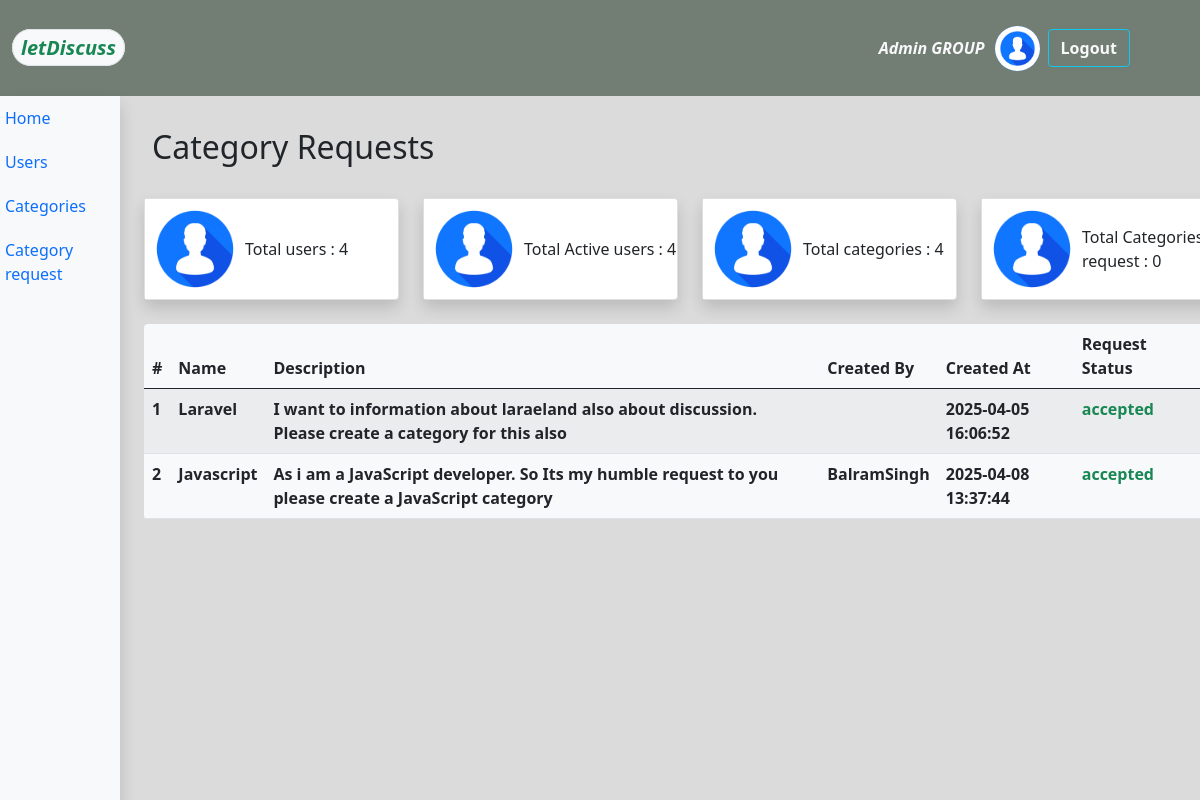
The page /admin/cat_req.php (signed in) on the database its author committed.
### tables this page shows
CREATE TABLE `category_requests` (
  `request_id` int(10) NOT NULL,
  `req_categ_name` varchar(255) NOT NULL,
  `req_categ_description` varchar(255) DEFAULT NULL,
  `req_user_id` int(10) DEFAULT NULL,
  `created_at` datetime NOT NULL DEFAULT current_timestamp(),
  `updated_at` datetime DEFAULT NULL,
  `req_status` tinyint(2) NOT NULL DEFAULT 0 COMMENT '0:pending, 1:accept, 2:reject'
);

CREATE TABLE `users` (
  `id` int(10) NOT NULL,
  `user_email` varchar(50) NOT NULL,
  `username` varchar(25) NOT NULL,
  `password` varchar(255) NOT NULL,
  `created_at` datetime NOT NULL DEFAULT current_timestamp(),
  `updated_at` datetime DEFAULT NULL,
  `is_deleted` tinyint(2) NOT NULL DEFAULT 0 COMMENT '0:not deleted, 1 deleted',
  `account_status` tinyint(2) NOT NULL DEFAULT 0 COMMENT '0:actie, 1 :inactive',
  `account_type` int(11) NOT NULL DEFAULT 0
);

### admin/cat_req.php (the view, shortened to what this page needs)
<?php include 'partials/_header.php' ?>
<?php include 'partials/_navBar.php' ?>
<?php include 'partials/_leftNav.php' ?>
<?php
    include '../partial/_dbconnection.php';
    if ($_SESSION['loggedin'] == true) {
    $resultUser =mysqli_query($conn, 'SELECT * FROM users');
    $resultUserCount = mysqli_num_rows($resultUser);
    $resultUserActive =mysqli_query($conn, 'SELECT * FROM users WHERE is_deleted = 0');
    $resultUserActiveCount = mysqli_num_rows($resultUserActive);
    $resultCateogy =mysqli_query($conn, 'SELECT * FROM categories WHERE is_deleted = 0');
    $resultCateogyCount = mysqli_num_rows($resultCateogy);
    $resultCateogyRequest =mysqli_query($conn, 'SELECT * FROM category_requests WHERE req_status = 0');
    $resultCateogyRequestCount = mysqli_num_rows($resultCateogyRequest);
    $resultCateogyRequestQry =mysqli_query($conn, 'SELECT * FROM category_requests');
    $resultCateogyRequestQryCount = mysqli_num_rows($resultCateogyRequestQry);
    }else{
        header('location: index.php');
    }
?>
<div class="admin-home-div col-12 container">
    <h2 class="py-3 px-2 my-3">Category Requests</h2>
    <div class="cars-sapce row col-12">
        <div class="total-users-count col-md-3 col-12">
            <div class="card d-flex flex-row align-items-center rounded shadow">
                <div class="image">
                    <img src="../public/images/tradimg.jpg" width="100" height="100" alt="">
                </div>
                <div class="info-about">Total users : <?php echo $resultUserCount ?></div>
            </div>
        </div>
        <div class="total-categories-count col-md-3 col-12">
            <div class="card d-flex flex-row align-items-center rounded shadow">
                <div class="image">
                    <img src="../public/images/tradimg.jpg" width="100" height="100" alt="">
                </div>
                <div class="info-about">Total Active users : <?php echo $resultUserActiveCount ?></div>
            </div>
        </div>
        <div class="total-categories-count col-md-3 col-12">
            <div class="card d-flex flex-row align-items-center rounded shadow">
                <div class="image">
                    <img src="../public/images/tradimg.jpg" width="100" height="100" alt="">
                </div>
                <div class="info-about">Total categories : <?php echo $resultCateogyCount ?></div>
            </div>
        </div>
        <div class="total-categories-count col-md-3 col-12">
            <div class="card d-flex flex-row align-items-center rounded shadow">
                <div class="image">
                    <img src="../public/images/tradimg.jpg" width="100" height="100" alt="">
                </div>
                <div class="info-about">Total Categories request : <?php echo $resultCateogyRequestCount?></div>
            </div>
        </div>
    </div>
    <div class="category-deatils-data mt-4 bg-light rounded ">
        <table class="table table-striped" id="cat-table">
            <thead>
                <tr>
                    <th scope="col">#</th>
                    <th scope="col">Name</th>
                    <th scope="col">Description</th>
                    <th scope="col">Created By</th>
                    <th scope="col">Created At</th>
                    <th scope="col">Request Status</th>
                    <th scope="col">Action</th>
                </tr>
            </thead>
            <tbody>
                <?php
                    if($resultCateogyRequestQryCount > 0){
                        while($row = mysqli_fetch_assoc($resultCateogyRequestQry)){
                            $statusAction =  $row['req_status'] == 1 || $row['req_status'] == 2 ? 'd-none' : '';
                            echo ' <tr>
                                    <th>'.$row['request_id'].'</th>
                                    <th>'.$row['req_categ_name'].'</th>
                                    <th>'.$row['req_categ_description'].'</th>
                                    <th>'.username($row['req_user_id']).'</th>
                                    <th>'.$row['created_at'].'</th>
                                    <th>'.requestStatus($row['req_status']).'</th>
                                    <th>
                                    <div class="btn-group '.$statusAction.'" role="group" aria-label="Basic mixed styles example" >
                                        <button type="button" class="accept-Request btn btn-outline-info" data-bs-toggle="modal" data-bs-target="#acceptCatReqModal">Accept</button>
                                        <button type="button" class="reject-Category btn btn-outline-danger" data-bs-toggle="modal" data-bs-target="#deleteCatReqModal">Reject</button>
                                    </div>
                                    </th>
                                </tr>';
                        }
                    }
                ?>
            </tbody>
        </table>
    </div>
</div>
<?php include 'partials/_footer.php' ?>

### partial/_helper.php (shortened to what this page needs)
<?php
    include '_dbconnection.php';
    function username($id){
        if($id){
        global $conn;
        $sqlUsername = "SELECT username FROM `users` WHERE `id` = '$id'";
        $resultUsername = mysqli_query($conn , $sqlUsername);
        $matchedUsername = mysqli_fetch_row($resultUsername);
        $matchedUsername = $matchedUsername[0];
        return $matchedUsername;
        }else{
            return;
        }
    }
    function requestStatus($id){
        $cat_status = '';
        if($id == 0){
            $cat_status = '<span class="text-warning">panding</span>';
        }elseif($id == 1){
            $cat_status = '<span class="text-success">accepted</span>';
        }elseif($id == 2){
            $cat_status = '<span class="text-danger">rejected</span>';
        }
        return $cat_status;
    }
?>

### public/css/main.css (style rules this page uses)
* { margin:0; padding : 0; }
.bg-light-grey-whitish { background : #DBDBDB; }
.admin-home-div { position:fixed; left:11vw; top:12vh; height:90vh; display:inline-block; }

### rows shown on the page
category_requests: request_id "1", req_categ_name "Laravel", req_categ_description "I want to information about laraeland also about discussion. Please create a category for this also", created_at "2025-04-05 16:06:52", req_status "accepted"
category_requests: request_id "2", req_categ_name "Javascript", req_categ_description "As i am a JavaScript developer. So Its my humble request to you please create a JavaScript category", req_user.username "BalramSingh", created_at "2025-04-08 13:37:44", req_status "accepted"

### other values the page prints
$_SESSION['loggedin_username'] "Admin GROUP"
$resultUserCount "4"
$resultUserActiveCount "4"
$resultCateogyCount "4"
$resultCateogyRequestCount "0"
